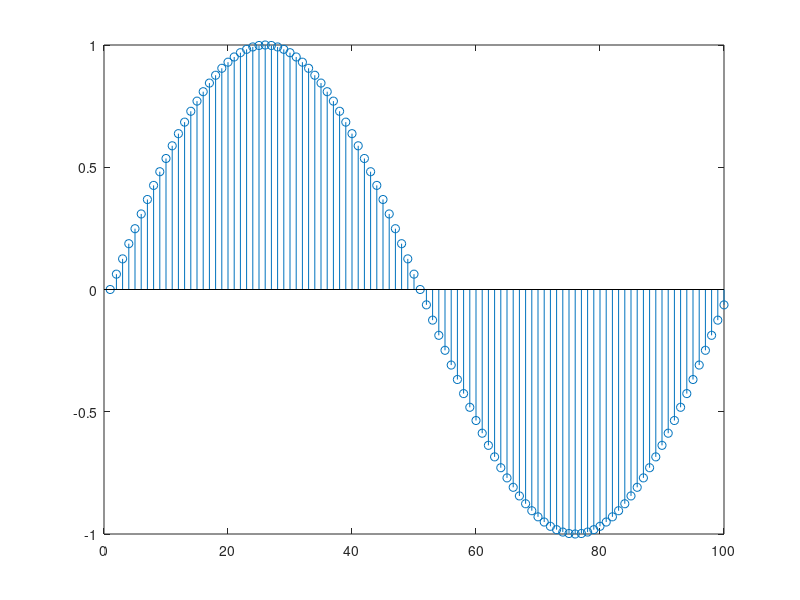

The MATLAB source for this figure: (Note: this script raises an error after producing the figure.)
clear all;
close all;
clc;

fs = 5000;
t1 = 1/50;
ts = 1/fs;
t = 0:ts:t1-ts;
mt = sin(2*pi*50*t);
stem(mt);

mat = zeros(1,33);
mat(1,1)= -1;

for i=2:33
    mat(1,i) = mat(1,i-1) + 2/32;
end

mat2 = zeros(1,32);

for i=1:32
    mat2(1,i) = (mat(1,i) + mat(1,i+1))/2;
end

temp = zeros(1,length(mt));

for i=1:length(mt)
        if mt(1,i) <= mat2(1,1)
            temp(1,i) = (-1-1 + 2/32)/2;
        elseif mt(1,i) >= mat2(1,32)
            temp(1,i) = (1+1-2/32)/2 ;
        else
            for j=2:32
                if mt(1,i) <= mat2(1,j) && mt(1,i)> mat2(1,j-1)
                    if abs(mt(1,i) - mat2(1,j)) < abs(mt(1,i) - mat2(1,j-1))
                        temp(1,i) = mat2(1,j);
                    else
                        temp(1,i) = mat2(1,j-1);
                    end
                end
          
            end
        end
end

temp2 = zeros(1,5*length(temp));
st = 1;
for i=1:length(temp)
    for j=1:32
        if temp(1,i) == mat2(1,j)
            b = decimalToBinaryVector(j-1, 5, 'MSBFirst');
        end
    end
    for j=1:5
        temp2(1,st) = b(1,j);
        st = st+1;
    end
end


% decoding the signal

%origmt;
temp3 = zeros(1,length(temp));
st = 1;
for i=1:+5:length(temp2)
    c = zeros(1,5);
    for j=1:5
        c(1,j) = temp2(1,i+j-1);
        %i = i+1;
    end
    temp3(1,st) = binaryVectorToDecimal(c); 
    st = st+1;
    %i = i-1;
end
subplot(2,1,1);
stem(temp2);
hold on;
subplot(2,1,2);
stem(temp3);
